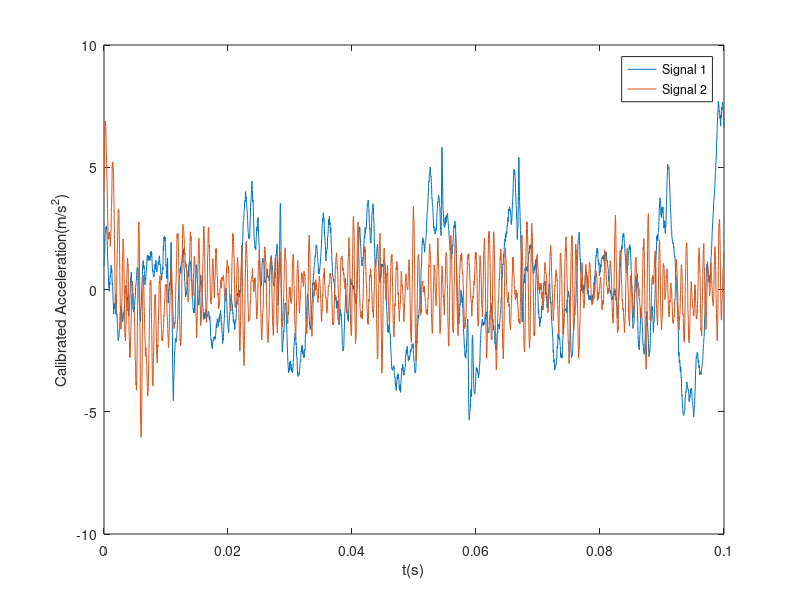
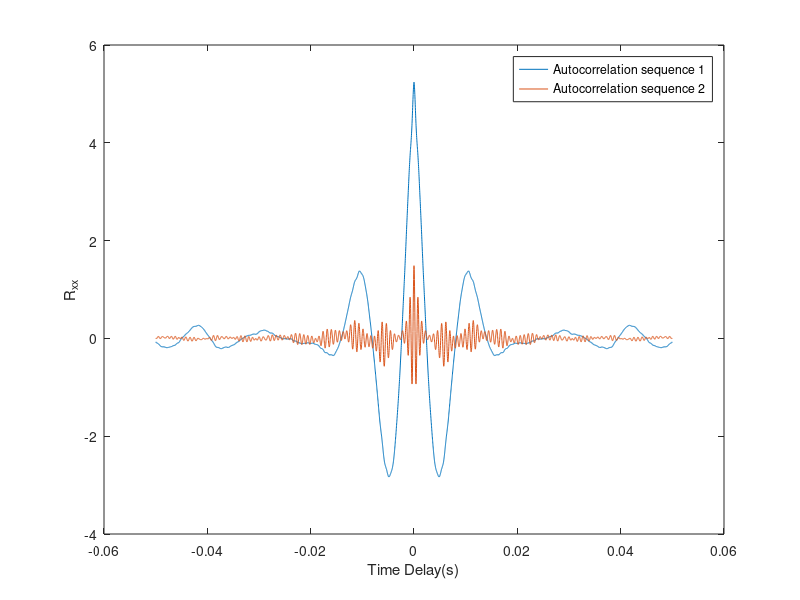

These figures' MATLAB source, in order: (Note: this script raises an error after producing the figures.)
clc;
clear;
%Task 1
load('VelocityData.mat')
x1 = Vdata_1(1:5000)/0.0602*9.8;
x2 = Vdata_2(1:5000)/0.0599*9.8;
t = linspace(0,0.1,5000);
figure(1);
plot(t,x1);
hold on;
plot(t,x2);
hold off
legend('Signal 1','Signal 2');
xlabel('t(s)');
ylabel('Calibrated Acceleration(m/s^2)');

%Task 2
Mean1 = mean(x1);%mean of signal 1
Mean2 = mean(x2);%mean of signal 2
Max1 = max(x1);
Min1 = min(x1);
Max2 = max(x2);
Min2 = min(x2);
PTP1 = Max1-Min1;%peak to peak of signal 1
PTP2 = Max2-Min2;%peak to peak of signal 2
RMS1 = rms(Vdata_1/0.0602*9.8);%RMS of signal 1
RMS2 = rms(Vdata_2/0.0599*9.8);%RMS of signal 1

%Task 3
as1 = xcorr(Vdata_1/0.0602*9.8,2500)/200000;
as2 = xcorr(Vdata_2/0.0599*9.8,2500)/200000;
t2 = linspace(-0.05,0.05,5001);
figure(2);
plot(t2,as1);
hold on
plot(t2,as2);
hold off
legend('Autocorrelation sequence 1','Autocorrelation sequence 2');
xlabel('Time Delay(s)');
ylabel('R_x_x');

%Task 5
[Gxx1,~] = pwelch(Vdata_1/0.0602*9.8,2^13,2^11,2^13,50000);
[Gxx2,f] = pwelch(Vdata_2/0.0599*9.8,2^13,2^11,2^13,50000);
figure(3);
loglog(f,Gxx1);
hold on
loglog(f,Gxx2);
axis([200 10^4 10^(-7) 10^(-1)]);
legend('Signal 1','Signal 2');
xlabel('Frequency(Hz)');
ylabel('PSD(dB/Hz)');

%Task 7
[Gxx3,~] = pwelch(Vdata_1/0.0602*9.8,2000,500,2000,50000);
[Gxx4,f2] = pwelch(Vdata_2/0.0599*9.8,2000,500,2000,50000);
figure(4);
loglog(f2,Gxx3);
hold on
loglog(f2,Gxx4);
axis([200 10^4 10^(-7) 10^(-1)]);
legend('Signal 1','Signal 2');
xlabel('Frequency(Hz)');
ylabel('PSD(dB/Hz)');

%Task 8
[cxy, f3] = mscohere(Vdata_1/0.0602*9.8,Vdata_2/0.0599*9.8,2^13,2^11,2^13,50000);
figure(5);
semilogx(cxy);
set(gca, 'XScale', 'log');
axis([200 10^4 0 1]);
xlabel('Frequency(Hz)');
ylabel('Coherence');